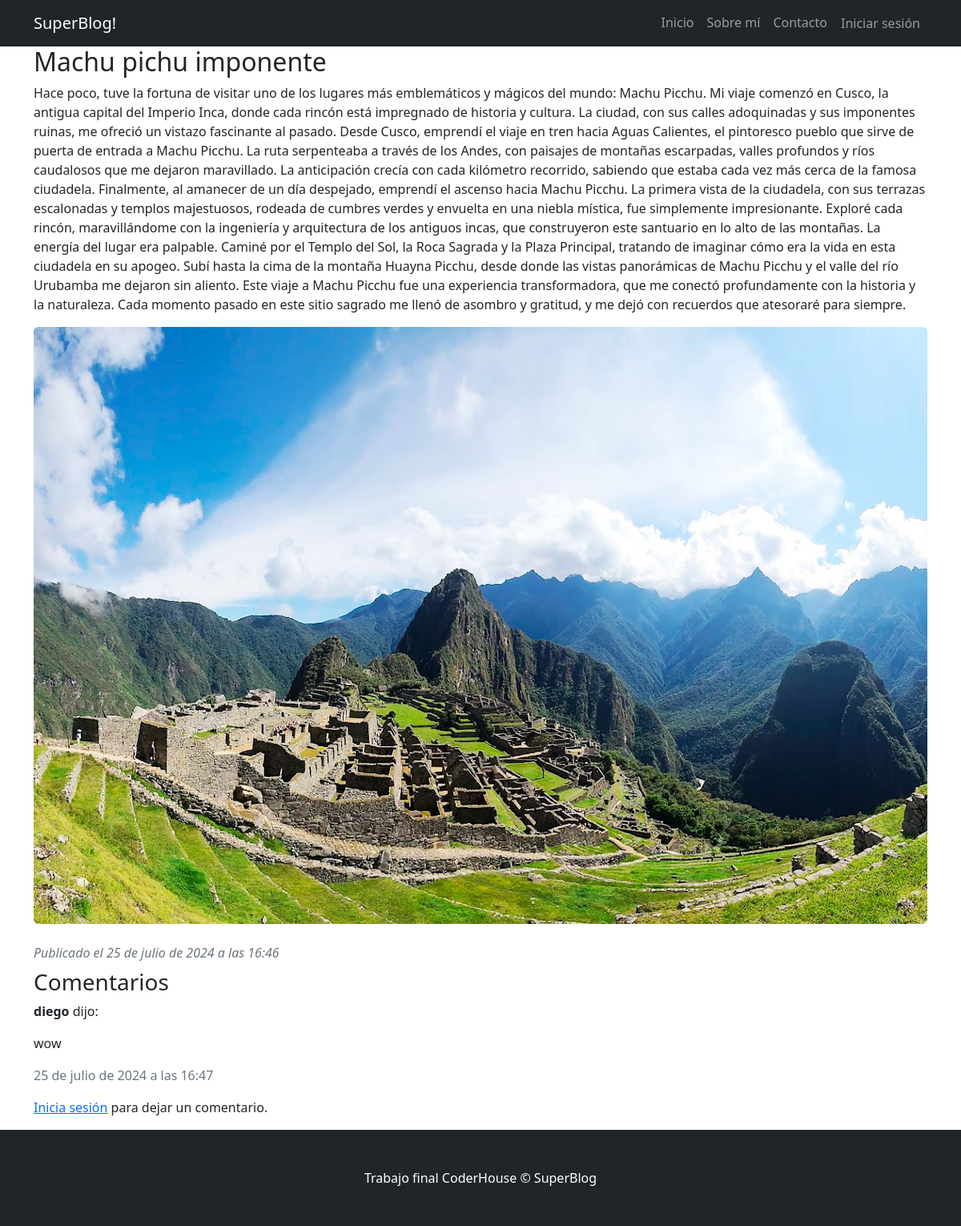
The app's page /blogs/blog/1, older data.
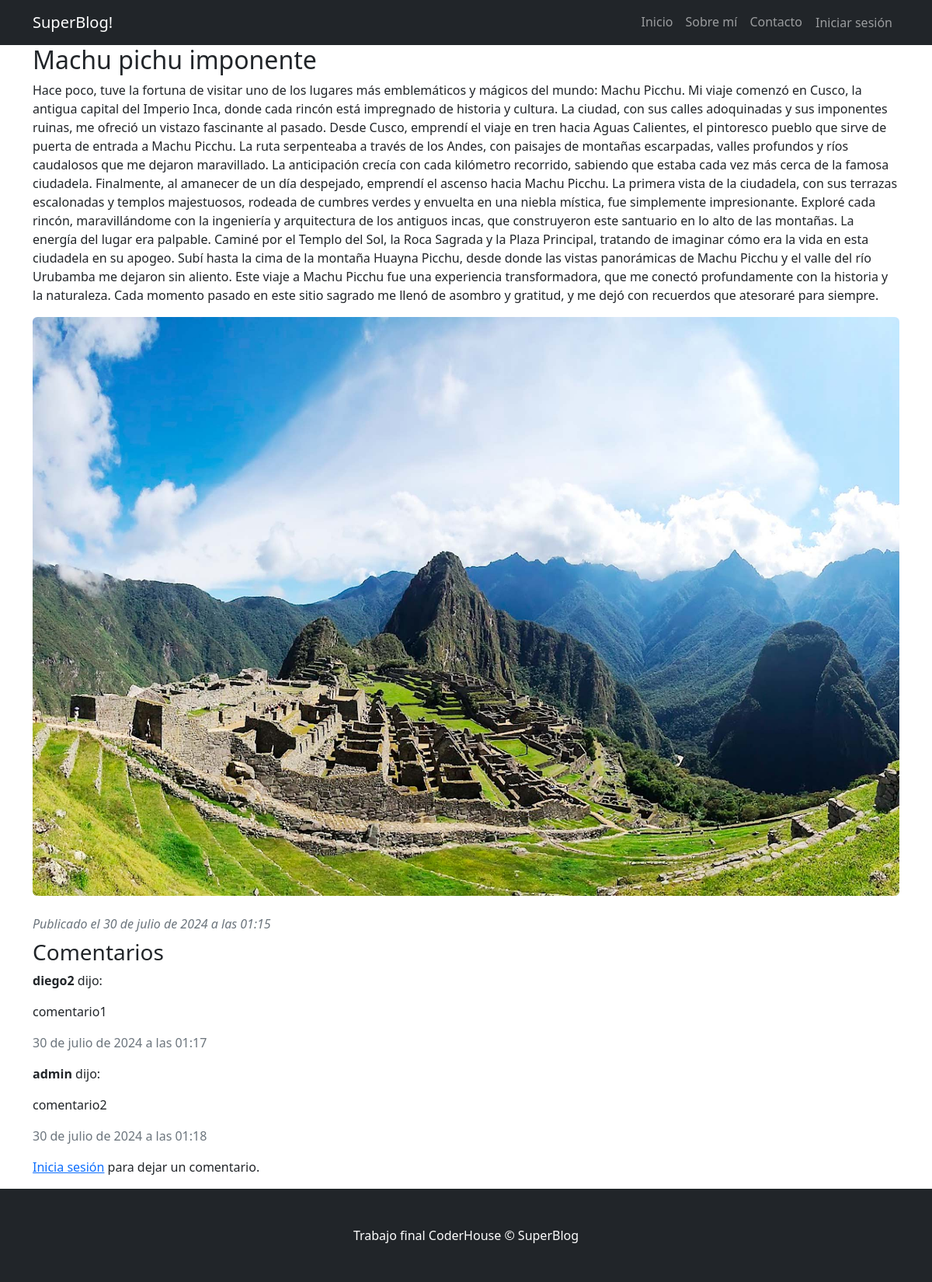
The same page, newer data.
### blogs/models.py (models this page shows, shortened)
class Blog(models.Model):
    title = models.CharField(max_length=200)
    content = models.TextField()
    author = models.ForeignKey(settings.AUTH_USER_MODEL, on_delete=models.CASCADE)
    created_at = models.DateTimeField(auto_now_add=True)
    updated_at = models.DateTimeField(auto_now=True)
    image = models.ImageField(upload_to='blog_images/', null=True, blank=True)

class Comment(models.Model):
    blog = models.ForeignKey(Blog, related_name='comments', on_delete=models.CASCADE)
    author = models.ForeignKey(settings.AUTH_USER_MODEL, on_delete=models.CASCADE)
    content = models.TextField()
    created_at = models.DateTimeField(auto_now_add=True)

### users/models.py (models this page shows, shortened)
class User(AbstractUser):
    photo = models.ImageField(upload_to='user_images/', null=True, blank=True)
    about = models.TextField(null=False, blank=False)

### blogs/views.py (the view)
# urls.py: path('blog/<int:blog_id>', views.blog_detail, name='blog_detail'),
def blog_detail(request, blog_id):
    blog = get_object_or_404(Blog, id=blog_id)
    comments = blog.comments.all()
    if request.method == 'POST':
        form = CommentForm(request.POST)
        if form.is_valid():
            comment = form.save(commit=False)
            comment.blog = blog
            comment.author = request.user
            comment.save()
            return redirect('/', blog_id=blog.id)
    else:
        form = CommentForm()
    return render(request, 'blog_detail.html', {'blog': blog, 'comments': comments, 'form': form})

### blogs/templates/blog_detail.html (shortened to what this page needs)
{% extends "index.html" %}
{% block content %}
<div class="container">
    <h2>{{ blog.title }}</h2>
    <p>{{ blog.content }}</p>
    <figure class="mb-4"><img class="img-fluid rounded" src="{{ blog.image.url }}" alt="Montañas" /></figure>
    <div class="text-muted fst-italic mb-2">Publicado el {{ blog.created_at }}</div>
    <h3>Comentarios</h3>
    {% for comment in comments %}
        <div class="comment">
            <p><strong>{{ comment.author.username }}</strong> dijo:</p>
            <p>{{ comment.content }}</p>
            <p class="text-muted">{{ comment.created_at }}</p>
        </div>
    {% endfor %}
    {% if user.is_authenticated %}
        <h4>Deja un comentario</h4>
        <form method="POST" class="form-group">
            {% csrf_token %}
            {{ form.as_p }}
            <button type="submit" class="btn btn-primary">Enviar</button>
        </form>
    {% else %}
        <p><a href="{% url 'login' %}">Inicia sesión</a> para dejar un comentario.</p>
    {% endif %}
</div>
{% endblock content %}

### templates/index.html (shortened to what this page needs)
<!DOCTYPE html>
{% load static %}
<html lang="es">
    <head>
        <link href="{% static 'css/styles.css' %}" rel="stylesheet" />
    </head>
    <body>
        <nav class="navbar navbar-expand-lg navbar-dark bg-dark">
            <div class="container">
                <a class="navbar-brand" href="{% url 'index' %}">SuperBlog!</a>
                <div class="collapse navbar-collapse" id="navbarSupportedContent">
                    <ul class="navbar-nav ms-auto mb-2 mb-lg-0">
                        <li class="nav-item"><a class="nav-link" href="{% url 'index' %}">Inicio</a></li>
                        <li class="nav-item"><a class="nav-link" href="{% url 'about' %}">Sobre mí</a></li>
                        <li class="nav-item"><a class="nav-link" href="{% url 'contact' %}">Contacto</a></li>
                        {% if user.is_authenticated %}
                        <li class="nav-item"><a class="nav-link" href="{% url 'profile' %}">Perfil</a></li>
                        <li class="nav-item">
                            {% comment %} <div class="nav-link">Bienvenido, {{ user.username }} {% endcomment %}
                            <form method="post" class="nav-link" action="{% url 'logout' %}">
                                {% csrf_token %}
                                <button type="submit btn">Logout</button>
                            </form>
                        </div>
                        </li>
                        {% else %}
                        <li class="nav-item"><a class="nav-link btn" href="{% url 'login' %}">Iniciar sesión</a></li>
                        {% endif %}
                        </ul>
                </div>
            </div>
        </nav>
        {% block content %}{% endblock content %}
        <footer class="py-5 bg-dark">
            <div class="container"><p class="m-0 text-center text-white">Trabajo final CoderHouse &copy; SuperBlog</p></div>
        </footer>
    </body>
</html>

Row changes from the older to the newer data that the page shows:
removed Comment: author.username "diego", content "wow", created_at "25 de julio de 2024 a las 16:47"
changed Blog "Machu pichu imponente": created_at "25 de julio de 2024 a las 16:46" → "30 de julio de 2024 a las 01:15"
added Comment: author.username "diego2", content "comentario1", created_at "30 de julio de 2024 a las 01:17"
added Comment: author.username "admin", content "comentario2", created_at "30 de julio de 2024 a las 01:18"
